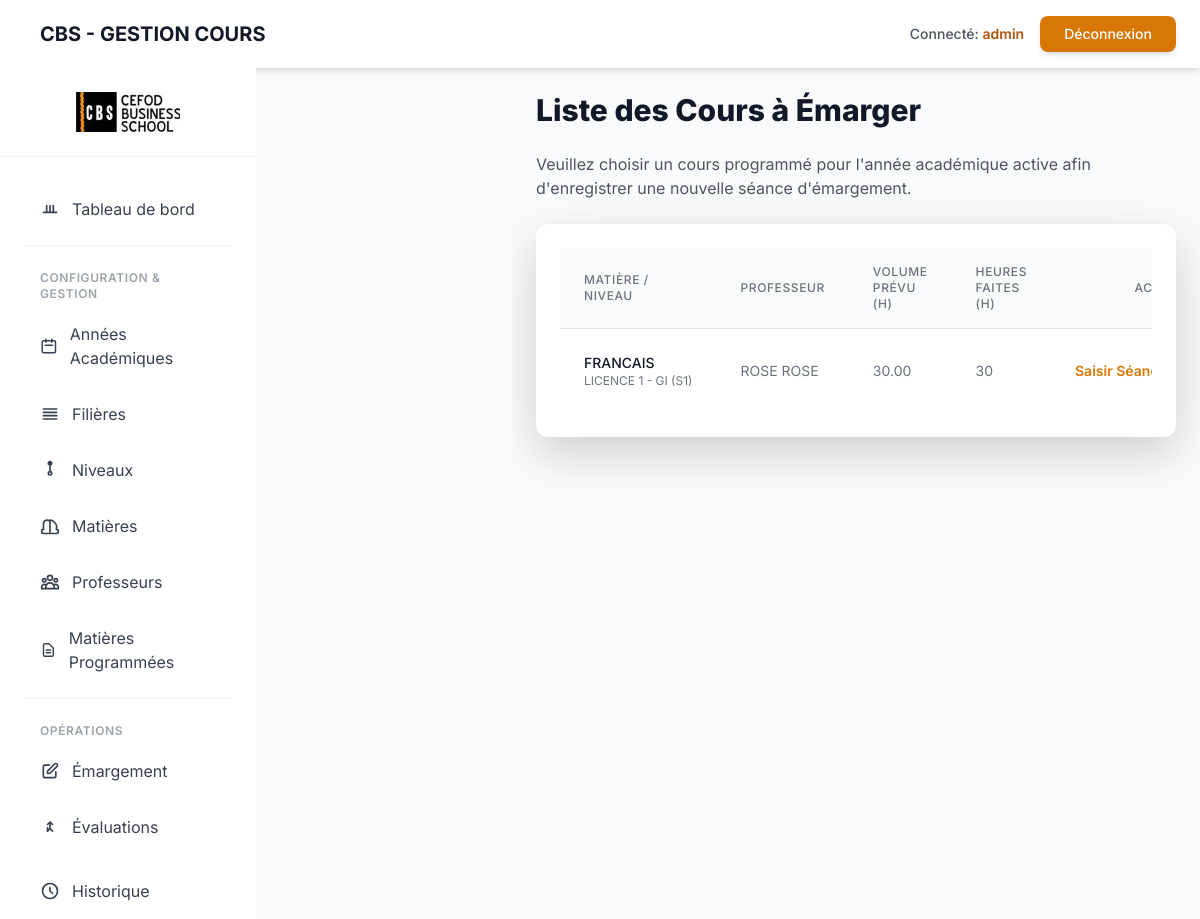
The app's page /ap/emargement/selection/ (signed in), older data.
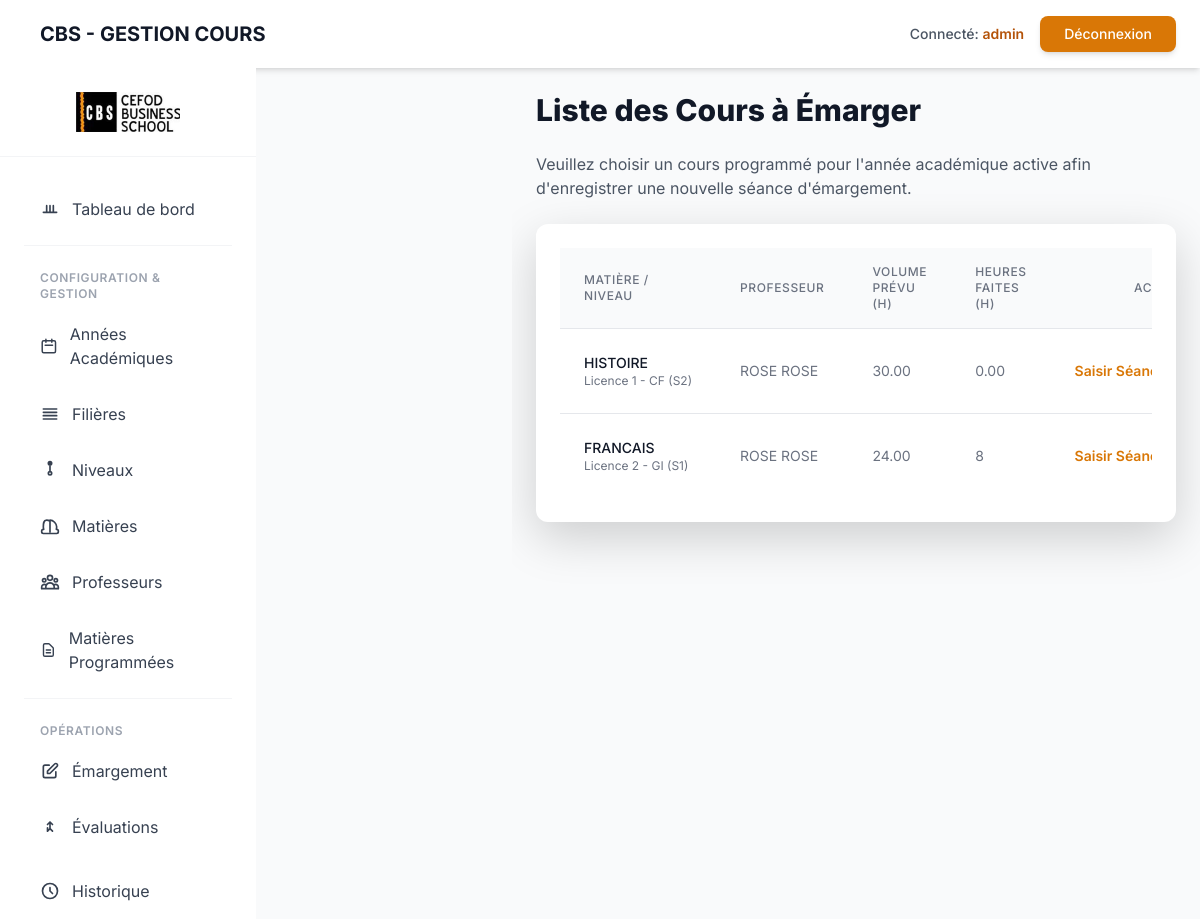
The same page, newer data.
### gestion_cours/models.py (models this page shows, shortened)
class MatiereProgrammee(models.Model):
    SEMESTRE_CHOICES = [
        ('S1', 'Semestre 1'),
        ('S2', 'Semestre 2'),
    ]
    matiere = models.ForeignKey(Matiere, on_delete=models.CASCADE)
    filiere = models.ForeignKey(Filiere, on_delete=models.CASCADE)
    niveau = models.ForeignKey(Niveau, on_delete=models.CASCADE)
    professeur = models.ForeignKey(Professeur, on_delete=models.CASCADE)
    annee_academique = models.ForeignKey(AnneeAcademique, on_delete=models.CASCADE)
    semestre = models.CharField(
        max_length=2,
        choices=SEMESTRE_CHOICES,
        default='S1'
    )
    nbr_heure = models.DecimalField(max_digits=5, decimal_places=2, verbose_name="Volume horaire prévu")
    date_debut_estimee = models.DateField(null=True, blank=True)
    date_fin_estimee = models.DateField(null=True, blank=True)
    class Meta:
        verbose_name_plural = "Matières Programmées"
        unique_together = ('matiere', 'filiere', 'niveau', 'annee_academique', 'semestre')

class Matiere(models.Model):
    code = models.CharField(max_length=10, unique=True)
    libelle = models.CharField(max_length=100)
    class Meta:
        verbose_name_plural = "Matières"

class Niveau(models.Model):
    LIBELLE_CHOICES = [
        ('Licence', 'Licence'),
        ('Master', 'Master'),
    ]
    libelle = models.CharField(max_length=10, choices=LIBELLE_CHOICES)
    niv = models.IntegerField() # 1, 2 ou 3
    filiere = models.ForeignKey(Filiere, on_delete=models.CASCADE)
    def __str__(self):
        return f"{self.libelle} {self.niv} - {self.filiere.code}"
    class Meta:
        verbose_name_plural = "Niveaux"
        unique_together = ('libelle', 'filiere', 'niv')

class Filiere(models.Model):
    code = models.CharField(max_length=10, unique=True)
    libelle = models.CharField(max_length=100)
    class Meta:
        verbose_name_plural = "Filières"

class Professeur(models.Model):
    nom = models.CharField(max_length=100)
    prenoms = models.CharField(max_length=150)
    contact = models.CharField(max_length=50, unique=True)
    email = models.EmailField(unique=True)
    grade = models.CharField(
        max_length=100,
        null=True,
        blank=True,
        verbose_name="Grade universitaire"
    )
    domaine = models.CharField(
        max_length=100,
        null=True,
        blank=True,
        verbose_name="Domaine d'expertise"
    )
    cv = models.FileField(
        upload_to='professeurs/cvs/',
        null=True,
        blank=True,
        verbose_name="CV (Fichier)"
    )
    dernier_diplome = models.FileField(
        upload_to='professeurs/diplomes/',
        null=True,
        blank=True,
        verbose_name="Dernier Diplôme (Fichier)"
    )
    class Meta:
        verbose_name = "Professeur"
        verbose_name_plural = "Professeurs"
        ordering = ['nom']

### gestion_cours/views.py (the view)
# urls.py: path('ap/emargement/selection/', views.EmargementSelectionCoursView.as_view(), name='emargement_selection_cours'),
class EmargementSelectionCoursView(BaseAPView, ListView):
    model = MatiereProgrammee
    template_name = 'gestion_cours/emargement_selection_cours.html'
    context_object_name = 'cours_list'
    def get_queryset(self):
        try:
            annee_active = AnneeAcademique.objects.get(active=True)
            return MatiereProgrammee.objects.filter(annee_academique=annee_active).select_related(
                'matiere', 'professeur', 'niveau', 'filiere'
            ).annotate(
                 total_heures_faites=Sum('emargement__heure_eff')
            ).order_by('filiere__libelle', 'niveau__niv')
        except AnneeAcademique.DoesNotExist:
            messages.error(self.request, "Erreur : Aucune Année Académique active n'a été trouvée pour l'émargement.")
            return MatiereProgrammee.objects.none()

### gestion_cours/mixins.py (called while the page is built)
    def dispatch(self, request, *args, **kwargs):
        is_assistant_peda = request.user.groups.filter(name='Assistant').exists()
        if not request.user.is_authenticated:
            return self.handle_no_permission()
        if not (request.user.is_superuser or is_assistant_peda):
            return redirect('gestion_cours:home')
        return super().dispatch(request, *args, **kwargs)

### gestion_cours/templates/gestion_cours/emargement_selection_cours.html (shortened to what this page needs)
{% extends "base.html" %}
{% block content %}
<div class="max-w-7xl mx-auto">
    <h1 class="text-3xl font-extrabold text-gray-900 mb-6">Liste des Cours à Émarger</h1>
    <p class="text-gray-600 mb-6">Veuillez choisir un cours programmé pour l'année académique active afin d'enregistrer une nouvelle séance d'émargement.</p>
    <div class="bg-white p-6 rounded-xl shadow-lg">
        <div class="overflow-x-auto">
            <table class="min-w-full divide-y divide-gray-200">
                <thead class="bg-gray-50">
                    <tr>
                        <th class="px-6 py-3 text-left text-xs font-medium text-gray-500 uppercase tracking-wider">Matière / Niveau</th>
                        <th class="px-6 py-3 text-left text-xs font-medium text-gray-500 uppercase tracking-wider">Professeur</th>
                        <th class="px-6 py-3 text-left text-xs font-medium text-gray-500 uppercase tracking-wider">Volume Prévu (h)</th>
                        <th class="px-6 py-3 text-left text-xs font-medium text-gray-500 uppercase tracking-wider">Heures Faites (h)</th>
                        <th class="px-6 py-3 text-right text-xs font-medium text-gray-500 uppercase tracking-wider">Action</th>
                    </tr>
                </thead>
                <tbody class="bg-white divide-y divide-gray-200">
                    {% for cours in cours_list %}
                    <tr>
                        <td class="px-6 py-4 whitespace-nowrap">
                            <div class="text-sm font-medium text-gray-900">{{ cours.matiere.libelle }}</div>
                            <div class="text-xs text-gray-500">{{ cours.niveau }} ({{ cours.semestre }})</div>
                        </td>
                        <td class="px-6 py-4 whitespace-nowrap text-sm text-gray-500">
                            {{ cours.professeur.nom }} {{ cours.professeur.prenoms }}
                        </td>
                        <td class="px-6 py-4 whitespace-nowrap text-sm text-gray-500">
                            {{ cours.nbr_heure }}
                        </td>
                        <td class="px-6 py-4 whitespace-nowrap text-sm text-gray-500">
                            {{ cours.total_heures_faites|default:"0.00" }}
                        </td>
                        <td class="px-6 py-4 whitespace-nowrap text-right text-sm font-medium">
                            <a href="{% url 'gestion_cours:emargement_saisir' pk=cours.pk %}" class="text-amber-600 hover:text-amber-900 font-semibold">
                                Saisir Séance &rarr;
                            </a>
                        </td>
                    </tr>
                    {% empty %}
                    <tr>
                        <td colspan="5" class="px-6 py-4 text-center text-sm text-gray-500">
                            Aucun cours programmé trouvé pour l'année académique active.
                        </td>
                    </tr>
                    {% endfor %}
                </tbody>
            </table>
        </div>
    </div>
</div>
{% endblock content %}

Row changes from the older to the newer data that the page shows:
added MatiereProgrammee: matiere.libelle "HISTOIRE", niveau "Licence 1 - CF", semestre "S2", professeur.nom "ROSE", professeur.prenoms "ROSE", nbr_heure "30.00", total_heures_faites "0.00"
changed MatiereProgrammee "FRANCAIS": niveau "LICENCE 1 - GI" → "Licence 2 - GI"; nbr_heure "30.00" → "24.00"; total_heures_faites "30" → "8"
